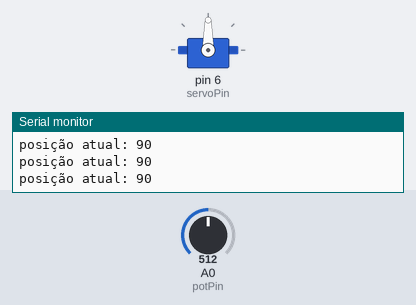
The sketch below on a simulated Arduino Uno, built with avr-gcc and run on an emulated ATmega328P. Parts: servo, the last lines printed to the serial monitor. The inputs (shaded band) are chosen by the test bench; at power-on: A0 (potPin) = 512.

Above: at 1.2 s.
1.3 s: A0 (potPin) set to 61
At 2.0 s:
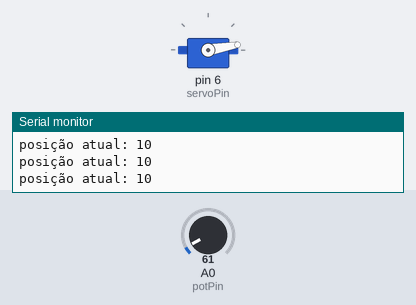
2.8 s: A0 (potPin) set to 52
At 3.3 s:
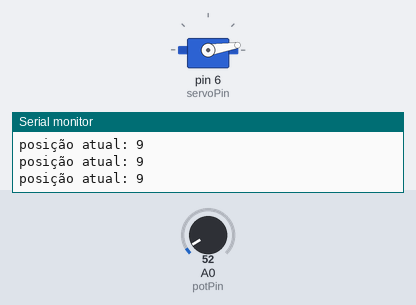
5.8 s: A0 (potPin) set to 122
At 6.7 s:
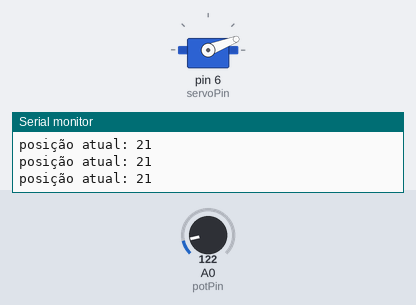
7.3 s: A0 (potPin) set to 555
At 8.1 s:
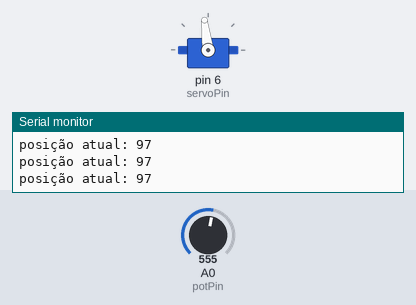
10.3 s: A0 (potPin) set to 586
At 11.3 s:
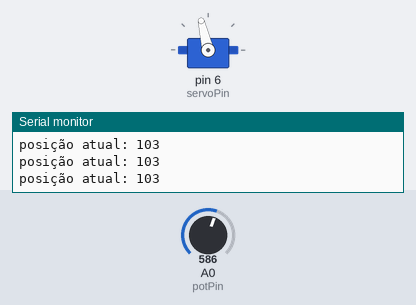
11.8 s: A0 (potPin) set to 306
At 12.8 s:
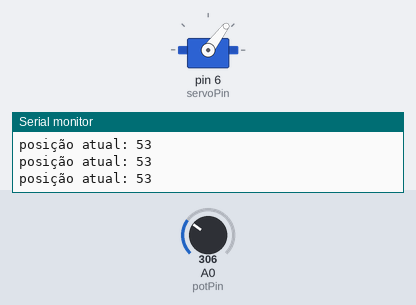
Timing chart, 0 to 14.3 s (numbered marks = the images above; inputs shaded):
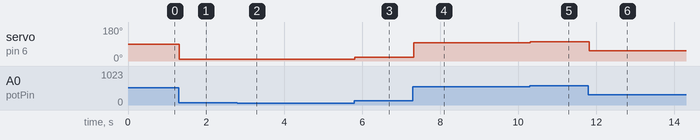

The sketch:

potenciometro_exemplo.ino
```cpp
#include <Servo.h>

int servoPin = 6;
int potPin = A0;
int potValor = 0;
int servoPos = 0;

Servo motor;


void setup() {
  // put your setup code here, to run once:
  pinMode(servoPin, OUTPUT);
  motor.attach(servoPin);
  Serial.begin(9600);

}

void loop() {
  // put your main code here, to run repeatedly:
  potValor = analogRead(potPin);
  servoPos = map(potValor, 0, 1023, 0, 180);
  motor.write((servoPos));
  Serial.print(("posição atual: "));
  Serial.println(servoPos);

}
```

Measured:
- after the input at 1.3 s, servo on pin 6 (servoPin): 90° → 10° at once
- after the input at 2.8 s, servo on pin 6 (servoPin): 10° → 9° at once
- after the input at 5.8 s, servo on pin 6 (servoPin): 9° → 21° at once
- after the input at 7.3 s, servo on pin 6 (servoPin): 21° → 97° at once
- after the input at 10.3 s, servo on pin 6 (servoPin): 97° → 103° at once
- after the input at 11.8 s, servo on pin 6 (servoPin): 103° → 53° at once
